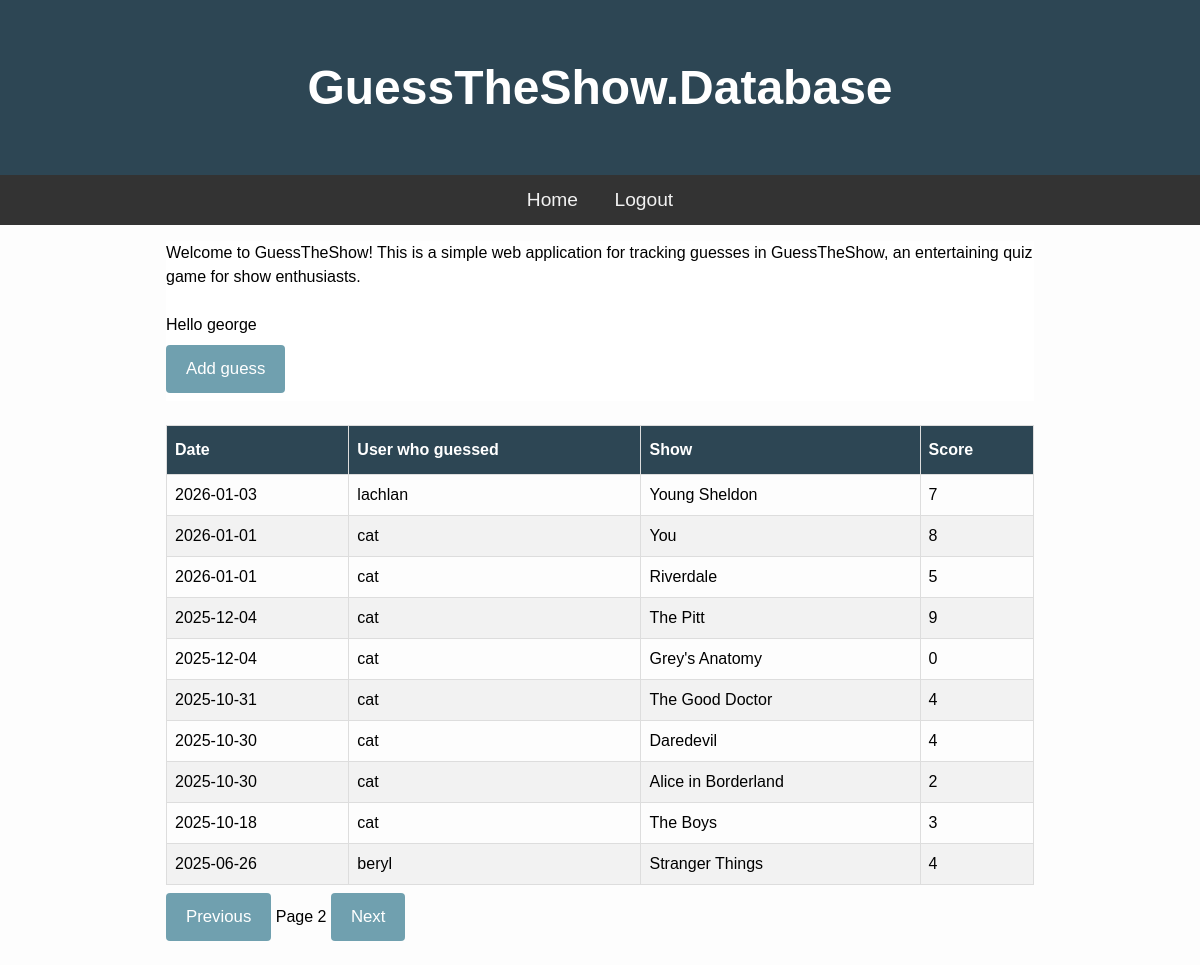
The page /?page=2 (signed in) on the database its author committed.
### tables this page shows
CREATE TABLE Guesses (id INTEGER PRIMARY KEY AUTOINCREMENT, user_id INTEGER, date TEXT NOT NULL, score INTEGER, "show" TEXT NOT NULL);

CREATE TABLE Users (id INTEGER PRIMARY KEY AUTOINCREMENT, username TEXT UNIQUE NOT NULL, password NOT NULL, salt TEXT);

### main.py (the view)
@app.route("/") #the route for the homepage
def Home():
    page = request.args.get('page', 1, type=int) #Get the page number from the query parameters and default to 1 if not provided
    per_page = 10 #Limit guesses to 10 per page e
    total_guesses = db.TotalGuessCount() #Get the total number of guesses from the guesses database
    total_pages = math.ceil(total_guesses / per_page)#Calculate the total number of pages and round up to the nearest whole number
    if page < 1: #If the page number is less than 1, set it to 1 to prevent invalid page numbers and users from trying to access non-existent pages
       page = 1
    elif page > total_pages and total_pages > 0:
       page = total_pages
    offset = (page - 1) * per_page #Calculate the offset for the database query based on the current page
    guessData = db.GetPages(per_page, offset)#Get the guesses for the current page using limit and offset
    return render_template("index1.html", guesses=guessData, page=page, total_pages=total_pages) #Note: passing data, page and total_pages

### db.py (called while the page is built)
def GetDB():
    BASE_DIR = os.path.dirname(os.path.abspath(__file__)) #Turns the part of the current file into an absolute path and then gets the directory of that path. Used to find the database file regardless of where the program is run from.
    db_path = os.path.join(BASE_DIR, ".database", "gtg.db") #Creates path to the database file
    db = sqlite3.connect(db_path)
    db.row_factory = sqlite3.Row
    return db

def GetPages(limit, offset):
    db = GetDB()
    query = """SELECT Guesses.date, Guesses.show, Guesses.score, Users.username
               FROM Guesses
               JOIN Users ON Guesses.user_id = Users.id
               ORDER BY date DESC
               LIMIT ? OFFSET ?"""
    guesses = db.execute(query, (limit, offset)).fetchall()
    db.close()
    return guesses

def TotalGuessCount():
    db = GetDB()
    result = db.execute("SELECT COUNT(*) as total FROM Guesses").fetchone()
    db.close()
    return result['total']

### templates/index1.html
{% extends "base.html" %}
{% block content %}
<div class="container">
    <p>Welcome to GuessTheShow! This is a simple web application for tracking guesses in GuessTheShow, an entertaining quiz game for show enthusiasts.</p>
    {% if session['username'] %}
        <br>
        <p>Hello {{ session['username'] }}</p>
        <a href="/add"><button>Add guess</button></a>
    {% endif %}
</div>
<br>
<table class="guess_table">
    <thead>
        <th>Date</th>
        <th>User who guessed</th>
        <th>Show</th>
        <th>Score</th>
    </thead>
    <tbody>
        {% for guess in guesses %}
        <tr>
            <td>{{ guess['date'] }}</td>
            <td>{{ guess['username'] }}</td>
            <td>{{ guess['show'] }}</td>
            <td>{{ guess['score'] }}</td>
        </tr>
        {% endfor %}
    </tbody>
</table>
<div class="pagenavigation">
    {% if page > 1 %}
        <a href="{{ url_for('Home', page=page-1) }}"><button>Previous</button></a>
    {% endif %}
    <span>Page {{ page }}</span>
    {% if page < total_pages %}
        <a href="{{ url_for('Home', page=page+1) }}"><button>Next</button></a>
    {% endif %}
</div>
{% endblock %}

### static/css/style.css (style rules this page uses)
* { padding: 0; margin: 0; box-sizing: border-box; }
body { background: #fdfdfd; font-family: "Nunito", sans-serif; font-size: 1rem; }
.container { background-color: white; }
.guess_table { font-family: Arial, Helvetica, sans-serif; border-collapse: collapse; width: 100%; }
.guess_table td, .guess_table th { border: 1px solid #ddd; padding: 8px; }
.guess_table tr:nth-child(even) { background-color: #f2f2f2; }
.guess_table th { padding-top: 12px; padding-bottom: 12px; text-align: left; background-color: #2D4654; color: white; }
button { background-color: #70A0AF; color: white; padding: 14px 20px; margin: 8px 0; border: none; border-radius: 4px; cursor: pointer; font-size: 1.05em; }

### rows shown on the page
Guesses: date "2026-01-03", username "lachlan", show "Young Sheldon", score "7"
Guesses: date "2026-01-01", username "cat", show "You", score "8"
Guesses: date "2026-01-01", username "cat", show "Riverdale", score "5"
Guesses: date "2025-12-04", username "cat", show "The Pitt", score "9"
Guesses: date "2025-12-04", username "cat", show "Grey's Anatomy", score "0"
Guesses: date "2025-10-31", username "cat", show "The Good Doctor", score "4"
Guesses: date "2025-10-30", username "cat", show "Daredevil", score "4"
Guesses: date "2025-10-30", username "cat", show "Alice in Borderland", score "2"
Guesses: date "2025-10-18", username "cat", show "The Boys", score "3"
Guesses: date "2025-06-26", username "beryl", show "Stranger Things", score "4"

### other values the page prints
{{ session['username'] }} "george"
{{ page }} "2"
